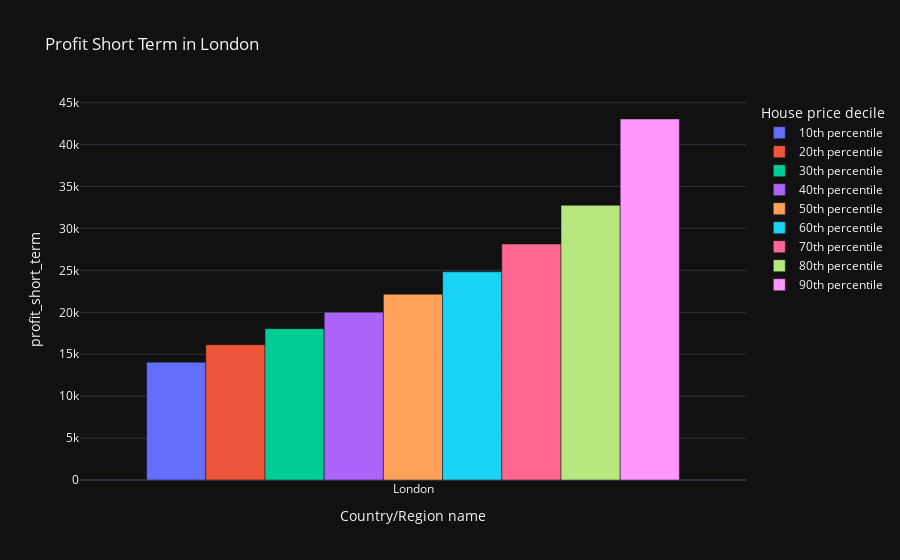

Source (notebook cell):
### Code cell
fig = px.bar(df_test[df_test['Country/Region name'] == 'London'], x='Country/Region name', y='profit_short_term', color='House price decile', title="Profit Short Term in London", template="plotly_dark")
fig.update_layout(barmode='group')
fig.show()

### Figure 1 — Plotly figure (JSON) as saved in the notebook; plotly's stock layout.template omitted (floating-point values rounded to 4 significant figures)
{"data": [{"alignmentgroup": "True", "hoverlabel": {"namelength": 0}, "hovertemplate": "House price decile=10th percentile<br>Country/Region name=%{x}<br>profit_short_term=%{y}", "legendgroup": "10th percentile", "marker": {"color": "#636efa"}, "name": "10th percentile", "offsetgroup": "10th percentile", "orientation": "v", "showlegend": true, "textposition": "auto", "type": "bar", "x": ["London"], "xaxis": "x", "y": [14060.0], "yaxis": "y"}, {"alignmentgroup": "True", "hoverlabel": {"namelength": 0}, "hovertemplate": "House price decile=20th percentile<br>Country/Region name=%{x}<br>profit_short_term=%{y}", "legendgroup": "20th percentile", "marker": {"color": "#EF553B"}, "name": "20th percentile", "offsetgroup": "20th percentile", "orientation": "v", "showlegend": true, "textposition": "auto", "type": "bar", "x": ["London"], "xaxis": "x", "y": [16137], "yaxis": "y"}, {"alignmentgroup": "True", "hoverlabel": {"namelength": 0}, "hovertemplate": "House price decile=30th percentile<br>Country/Region name=%{x}<br>profit_short_term=%{y}", "legendgroup": "30th percentile", "marker": {"color": "#00cc96"}, "name": "30th percentile", "offsetgroup": "30th percentile", "orientation": "v", "showlegend": true, "textposition": "auto", "type": "bar", "x": ["London"], "xaxis": "x", "y": [18050.0], "yaxis": "y"}, {"alignmentgroup": "True", "hoverlabel": {"namelength": 0}, "hovertemplate": "House price decile=40th percentile<br>Country/Region name=%{x}<br>profit_short_term=%{y}", "legendgroup": "40th percentile", "marker": {"color": "#ab63fa"}, "name": "40th percentile", "offsetgroup": "40th percentile", "orientation": "v", "showlegend": true, "textposition": "auto", "type": "bar", "x": ["London"], "xaxis": "x", "y": [20020.0], "yaxis": "y"}, {"alignmentgroup": "True", "hoverlabel": {"namelength": 0}, "hovertemplate": "House price decile=50th percentile<br>Country/Region name=%{x}<br>profit_short_term=%{y}", "legendgroup": "50th percentile", "marker": {"color": "#FFA15A"}, "name": "50th percentile", "offsetgroup": "50th percentile", "orientation": "v", "showlegend": true, "textposition": "auto", "type": "bar", "x": ["London"], "xaxis": "x", "y": [22149], "yaxis": "y"}, {"alignmentgroup": "True", "hoverlabel": {"namelength": 0}, "hovertemplate": "House price decile=60th percentile<br>Country/Region name=%{x}<br>profit_short_term=%{y}", "legendgroup": "60th percentile", "marker": {"color": "#19d3f3"}, "name": "60th percentile", "offsetgroup": "60th percentile", "orientation": "v", "showlegend": true, "textposition": "auto", "type": "bar", "x": ["London"], "xaxis": "x", "y": [24840.0], "yaxis": "y"}, {"alignmentgroup": "True", "hoverlabel": {"namelength": 0}, "hovertemplate": "House price decile=70th percentile<br>Country/Region name=%{x}<br>profit_short_term=%{y}", "legendgroup": "70th percentile", "marker": {"color": "#FF6692"}, "name": "70th percentile", "offsetgroup": "70th percentile", "orientation": "v", "showlegend": true, "textposition": "auto", "type": "bar", "x": ["London"], "xaxis": "x", "y": [28140.0], "yaxis": "y"}, {"alignmentgroup": "True", "hoverlabel": {"namelength": 0}, "hovertemplate": "House price decile=80th percentile<br>Country/Region name=%{x}<br>profit_short_term=%{y}", "legendgroup": "80th percentile", "marker": {"color": "#B6E880"}, "name": "80th percentile", "offsetgroup": "80th percentile", "orientation": "v", "showlegend": true, "textposition": "auto", "type": "bar", "x": ["London"], "xaxis": "x", "y": [32760], "yaxis": "y"}, {"alignmentgroup": "True", "hoverlabel": {"namelength": 0}, "hovertemplate": "House price decile=90th percentile<br>Country/Region name=%{x}<br>profit_short_term=%{y}", "legendgroup": "90th percentile", "marker": {"color": "#FF97FF"}, "name": "90th percentile", "offsetgroup": "90th percentile", "orientation": "v", "showlegend": true, "textposition": "auto", "type": "bar", "x": ["London"], "xaxis": "x", "y": [43060.0], "yaxis": "y"}], "layout": {"barmode": "group", "legend": {"title": {"text": "House price decile"}, "tracegroupgap": 0}, "title": {"text": "Profit Short Term in London"}, "xaxis": {"anchor": "y", "domain": [0, 1], "title": {"text": "Country/Region name"}}, "yaxis": {"anchor": "x", "domain": [0, 1], "title": {"text": "profit_short_term"}}}}
